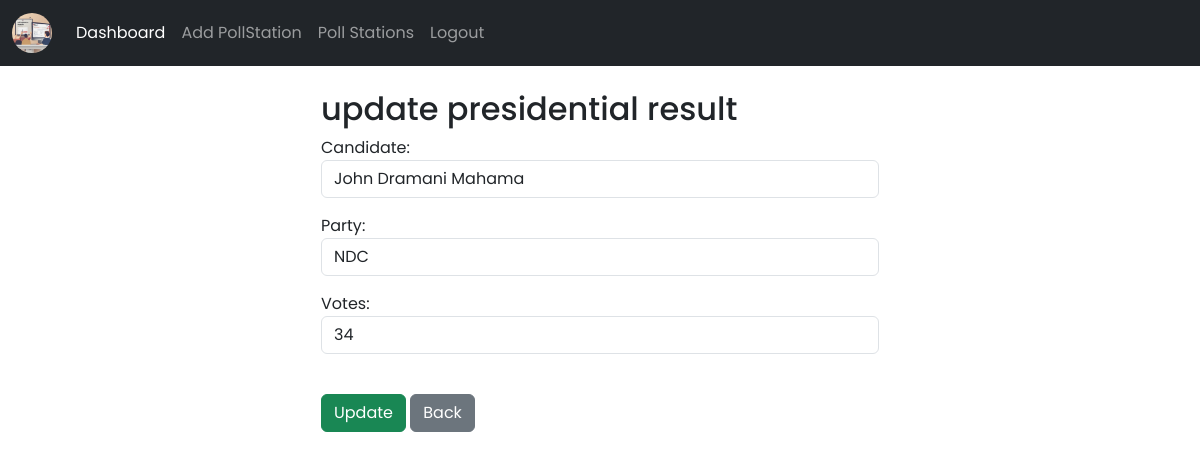
/update_presidential_results/3/7 (signed in), run on the app's committed database.
### ps_crm_app/models.py (models this page shows, shortened)
class presResult(models.Model):
    CANDIDATES = {
        'John Dramani Mahama': 'John Dramani Mahama',
        'Dr. Mahamudu Bawumia': 'Dr. Mahamudu Bawumia',
        'Nana Kwame Badiako': 'Nana Kwame Badiako',
        'Alan John Kyerematen': 'Alan John Kyerematen',
        'Daniel Augustus Lartey Jr': 'Daniel Augustus Lartey Jr',
        'Akua Donkor': 'Akua Donkor',
        'Christian Kwabena Andrews': 'Christian Kwabena Andrews',
        'Mohammed Frimpong': 'Mohammed Frimpong',
        'Nana Akusua Frimpomaa' : 'Nana Akusua Frimpomaa',
        'Hassan Ayariga': 'Hassan Ayariga',
        'Kofi Koranteng': 'Kofi Koranteng',
        'Liberal Party of Ghana': 'Liberal Party of Ghana',
        'George Twum-Barima-Adu':'George Twum-Barima-Adu',
    }
    PARTY = {
        'NDC':'NDC',
        'NPP':'NPP',
        'NEW FORCE': 'NEW FORCE',
        'MOVEMENT FOR CHANGE': 'MOVEMENT FOR CHANGE',
        'GCPP': 'GCPP',
        'INDEPENDENT':'INDEPENDENT',
        'GUM': 'GUM',
        'CPP':'CPP',
        'APC':'APC',
        'LPG':'LPG',
        'GFP':'GFP',
    }
    poll_station = models.ForeignKey(pollStations,on_delete=models.CASCADE)
    name = models.CharField(max_length=50, choices=CANDIDATES)
    party = models.CharField(max_length=50, choices=PARTY)
    votes = models.IntegerField()

### ps_crm_app/views.py (the view)
# urls.py: path('update_presidential_results/<int:station_id>/<int:pres_id>', views.update_presidential, name='updatePres'),
def update_presidential(request, station_id, pres_id):
    if request.user.is_authenticated:
        poll_station = pollStations.objects.get(id=station_id)
        cp = presResult.objects.get(id=pres_id)
        form = presResultForm(request.POST or None, instance=cp)
        if form.is_valid():
            form.save()
            messages.success(request, f'{poll_station} presidential results updated successfully'.title())
            return redirect('poll',station_id=poll_station.id)
        else:
            return render(request,'ps_crm_app/updatePresidential.html', {'form':form, 'poll_station':poll_station})
    else:
        messages.success(request, 'you have to be logged in before you can view this page'.title())
        return redirect('poll',station_id=poll_station.id)

### ps_crm_app/templates/ps_crm_app/updatePresidential.html (shortened to what this page needs)
{% extends 'ps_crm_app/base.html' %}
{% block content %}
<div class="col-md-6 offset-md-3">
    <h2>update presidential result</h2>
    <form method="POST">
        {{form.as_p}}
        <br>
        <button type="submit" class="btn btn-success">Update</button>
        <a href="{% url 'poll' poll_station.id%}" class="btn btn-secondary btn-md">Back</a>
    </form>
</div>
{% endblock content %}

### ps_crm_app/static/css/styles.css (style rules this page uses)
body { font-family: 'Poppins', sans-serif; }
.btn { font-size: Poppins; }

### data on the page
presResult: name "John Dramani Mahama", party "NDC", votes "34"
